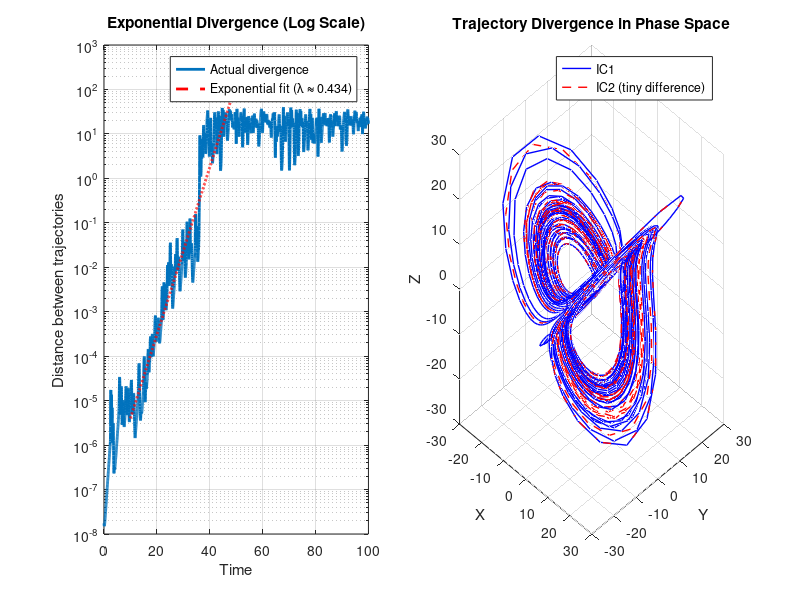
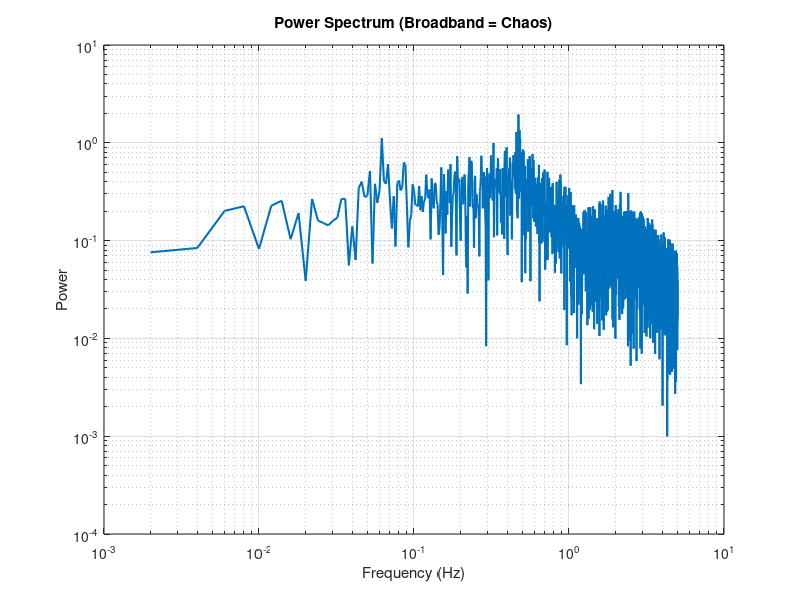
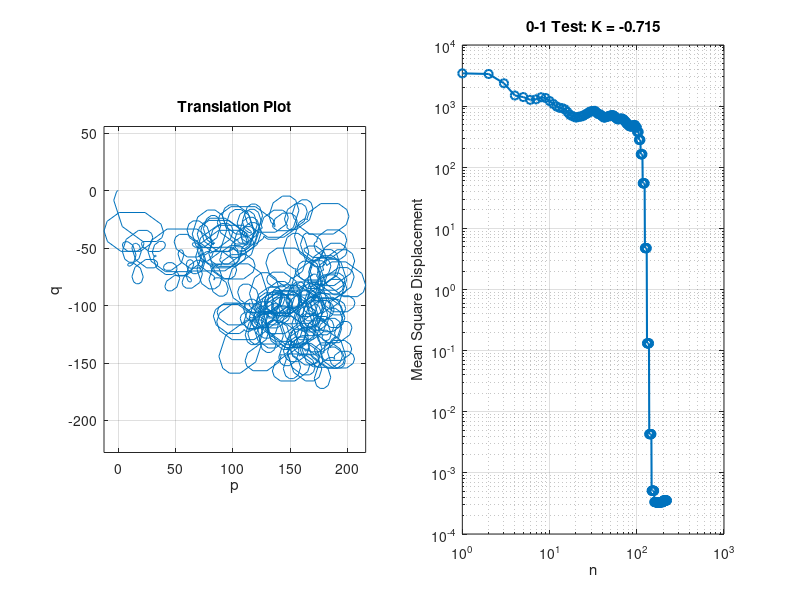

Reproduce these figures in MATLAB, in order.
%% CHAOS VERIFICATION SUITE
% Scientific methods to verify chaotic behavior

clear; clc; close all;
addpath('functions');
addpath('analysis');

fprintf('====================================\n');
fprintf('  CHAOS VERIFICATION FOR 5D SYSTEM  \n');
fprintf('====================================\n\n');

%% Setup
ic = [0.1, 0.2, 0.3, 0.4, 0.5];
a = 4.8; b = 1; c = 5.6;

% Define 5D system
system_5D = @(t, s) [
    -a*s(1) + s(2)*s(3) - s(3);
    2*s(2) - s(1)*s(3);
    s(1)*s(2) + s(4) - c*s(3) + cos(s(5))*s(1);
    -3*s(3) - s(4);
    s(1)
];

%% TEST 1: Sensitivity to Initial Conditions
fprintf('TEST 1: Sensitivity to Initial Conditions\n');
fprintf('------------------------------------------\n');

ic1 = ic;
ic2 = ic + 1e-8;  % Tiny difference

% Use SAME time points for both solutions
tspan = linspace(0, 100, 5000);

[t1, sol1] = ode45(system_5D, tspan, ic1);
[t2, sol2] = ode45(system_5D, tspan, ic2);

% Now they have the same size - calculate divergence
divergence = sqrt(sum((sol1(:,1:3) - sol2(:,1:3)).^2, 2));

figure('Position', [100, 100, 1200, 400]);

subplot(1,2,1);
semilogy(t1, divergence, 'LineWidth', 2);
xlabel('Time'); ylabel('Distance between trajectories');
title('Exponential Divergence (Log Scale)');
grid on;

% Fit exponential to estimate Lyapunov exponent
idx = find(t1 > 10 & t1 < 50);  % Avoid transient
if length(idx) > 10
    p = polyfit(t1(idx), log(divergence(idx)), 1);
    LE_estimate = p(1);
    
    hold on;
    plot(t1(idx), exp(p(1)*t1(idx) + p(2)), 'r--', 'LineWidth', 2);
    legend('Actual divergence', sprintf('Exponential fit (λ ≈ %.3f)', LE_estimate), 'Location', 'best');
else
    LE_estimate = 0;
    fprintf('Warning: Not enough data points for fitting\n');
end

subplot(1,2,2);
plot3(sol1(:,1), sol1(:,2), sol1(:,3), 'b', 'LineWidth', 1);
hold on;
plot3(sol2(:,1), sol2(:,2), sol2(:,3), 'r--', 'LineWidth', 1);
xlabel('X'); ylabel('Y'); zlabel('Z');
title('Trajectory Divergence in Phase Space');
legend('IC1', 'IC2 (tiny difference)', 'Location', 'best');
grid on; view(45, 30);

if LE_estimate > 0
    fprintf('✓ PASSES: Exponential divergence detected (λ ≈ %.3f)\n\n', LE_estimate);
else
    fprintf('✗ FAILS: No exponential divergence\n\n');
end

%% TEST 2: Power Spectrum Analysis
fprintf('TEST 2: Power Spectrum Analysis\n');
fprintf('--------------------------------\n');

[t, sol] = ode45(system_5D, [0 500], ic);
X = sol(:,1);

% Resample to uniform time
t_uniform = linspace(t(1), t(end), 5000);
X_uniform = interp1(t, X, t_uniform);

% FFT
Fs = 1 / (t_uniform(2) - t_uniform(1));
L = length(X_uniform);
Y = fft(X_uniform);
P2 = abs(Y/L);
P1 = P2(1:L/2+1);
P1(2:end-1) = 2*P1(2:end-1);
f = Fs*(0:(L/2))/L;

figure('Position', [150, 150, 800, 400]);
loglog(f(2:end), P1(2:end), 'LineWidth', 1.5);
xlabel('Frequency (Hz)'); ylabel('Power');
title('Power Spectrum (Broadband = Chaos)');
grid on;

% Check for broadband spectrum
power_ratio = sum(P1(10:100)) / sum(P1(100:500));
if power_ratio > 0.5
    fprintf('✓ PASSES: Broadband spectrum detected (chaotic)\n\n');
else
    fprintf('✗ FAILS: Narrow spectrum (periodic)\n\n');
end

%% TEST 3: 0-1 Test for Chaos (Simple Implementation)
fprintf('TEST 3: 0-1 Test for Chaos\n');
fprintf('--------------------------\n');

[t, sol] = ode45(system_5D, [0 200], ic);
X = sol(1:5:end, 1);  % Downsample
n = length(X);

% Translation variables
c = pi / 5;
p = zeros(n, 1);
q = zeros(n, 1);

for i = 2:n
    p(i) = p(i-1) + X(i) * cos(i * c);
    q(i) = q(i-1) + X(i) * sin(i * c);
end

% Mean square displacement
M = zeros(floor(n/10), 1);
for j = 1:length(M)
    ncut = floor(n / j);
    M(j) = mean((p(1:ncut) - mean(p(1:ncut))).^2 + ...
                (q(1:ncut) - mean(q(1:ncut))).^2);
end

% Correlation coefficient
K = corrcoef(log(1:length(M)), log(M));
K_value = K(1,2);

figure('Position', [200, 200, 800, 400]);
subplot(1,2,1);
plot(p, q, 'LineWidth', 0.5);
xlabel('p'); ylabel('q');
title('Translation Plot');
grid on; axis equal;

subplot(1,2,2);
loglog(1:length(M), M, 'o-', 'LineWidth', 1.5);
xlabel('n'); ylabel('Mean Square Displacement');
title(sprintf('0-1 Test: K = %.3f', K_value));
grid on;

if K_value > 0.9
    fprintf('✓ PASSES: K = %.3f ≈ 1 (chaotic)\n\n', K_value);
elseif K_value < 0.1
    fprintf('✗ Regular motion: K ≈ 0\n\n');
else
    fprintf('? Intermediate: K = %.3f\n\n', K_value);
end

%% SUMMARY
fprintf('====================================\n');
fprintf('  CHAOS VERIFICATION SUMMARY\n');
fprintf('====================================\n');
fprintf('Estimated Lyapunov Exponent: %.4f\n', LE_estimate);
fprintf('0-1 Test K-value: %.4f\n', K_value);

if power_ratio > 0.5
    fprintf('Power Spectrum: Broadband (chaotic)\n');
else
    fprintf('Power Spectrum: Narrow (periodic)\n');
end

fprintf('\n');

if LE_estimate > 0 && K_value > 0.85
    fprintf('====================================\n');
    fprintf('✓✓✓ SYSTEM IS CONFIRMED CHAOTIC ✓✓✓\n');
    fprintf('====================================\n');
else
    fprintf('⚠ System may not be fully chaotic\n');
end
